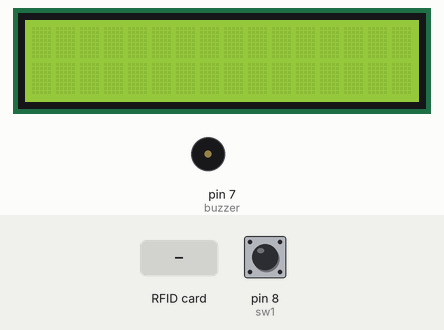
A sketch run on a simulated Arduino Uno, built with avr-gcc and run on an emulated ATmega328P. Parts: 16×2 character LCD, buzzer (waves = sounding, pin HIGH). Inputs (shaded band) come from the test bench; at power-on: pin 8 (sw1) HIGH. Pins used as bus, display or sensor lines are not drawn.

Above: at 1.3 s.
1.4 s: RFID card 09 14 2B 01 held to the reader
At 1.58 s:
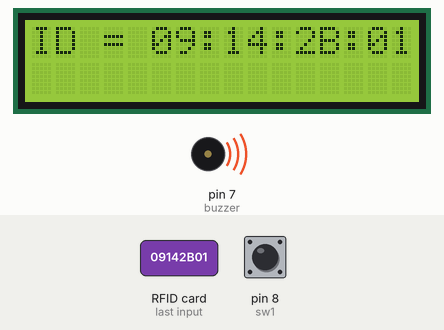
At 2.7 s:
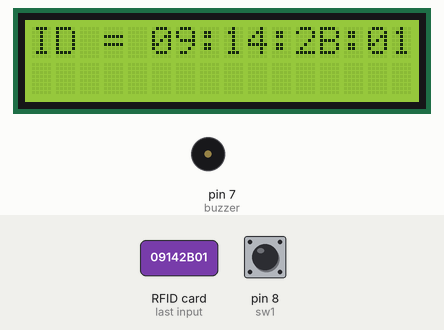
3.2 s: RFID card 5E 7A 19 C4 held to the reader
At 4.0 s:
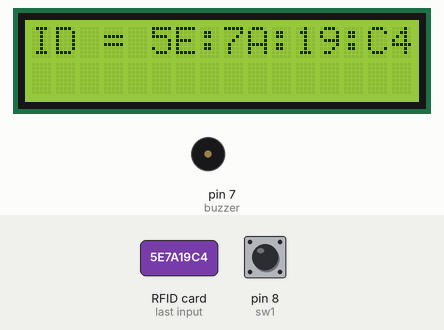
Timing chart, 0 to 6.2 s (numbered marks = the images above; inputs shaded):
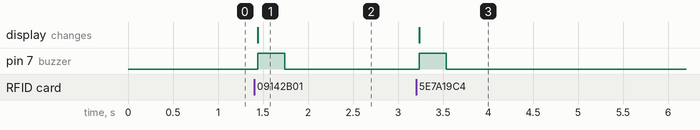

Measured:
- after the input at 1.4 s, pin 7 (buzzer): LOW → HIGH at once, → LOW 0.30 s later; the display: changes at once (image 1)
- after the input at 3.2 s, pin 7 (buzzer): LOW → HIGH at once, → LOW 0.30 s later; the display: changes at once (image 3)

The sketch:

FirstExam.ino
```cpp
#include <LiquidCrystal_I2C.h>
#include <SPI.h>
#include <MFRC522.h>

#define sw1 8
#define buzzer 7

LiquidCrystal_I2C lcd(0x27, 16, 2);
MFRC522 rfid(10, 9);

String strID = "";

void setup() {
  lcd.begin();
  lcd.backlight();

  SPI.begin();
  rfid.PCD_Init();
  pinMode(sw1, INPUT_PULLUP);
  pinMode(buzzer, OUTPUT);

}

void loop() {
  if(rfid.PICC_IsNewCardPresent() && rfid.PICC_ReadCardSerial()) {
    strID = "";
    for(uint8_t i = 0; i < 4; i++) {
      strID += (rfid.uid.uidByte[i]<0x10?"0":"") + String(rfid.uid.uidByte[i], HEX) + (i != 3?":":"");
    }
    strID.toUpperCase();
    lcd.clear();
    lcd.setCursor(0, 0); lcd.print("ID = " + strID);
    digitalWrite(buzzer, 1); delay(300); digitalWrite(buzzer, 0);
    delay(1000);

    if(digitalRead(sw1) == 0) {
      lcd.setCursor(0, 1);
      if(strID == "09:14:2B:01") lcd.print("ID=OK");
      else lcd.print("ID=ERROR");
      while(digitalRead(sw1) == 0) ;
    }
  }
}
```
